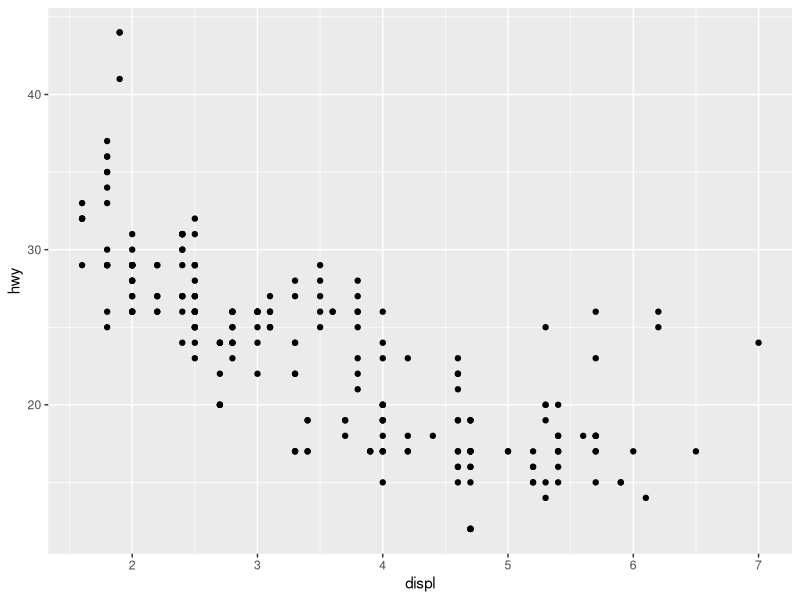
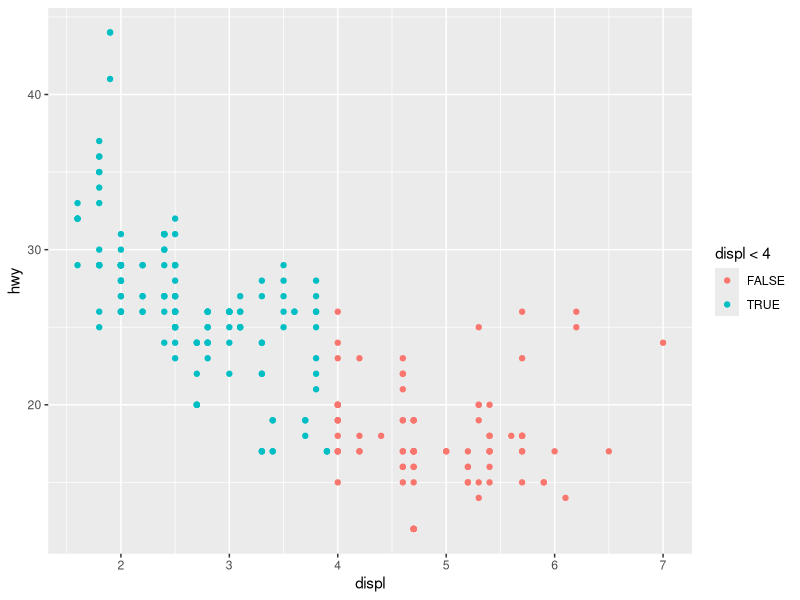
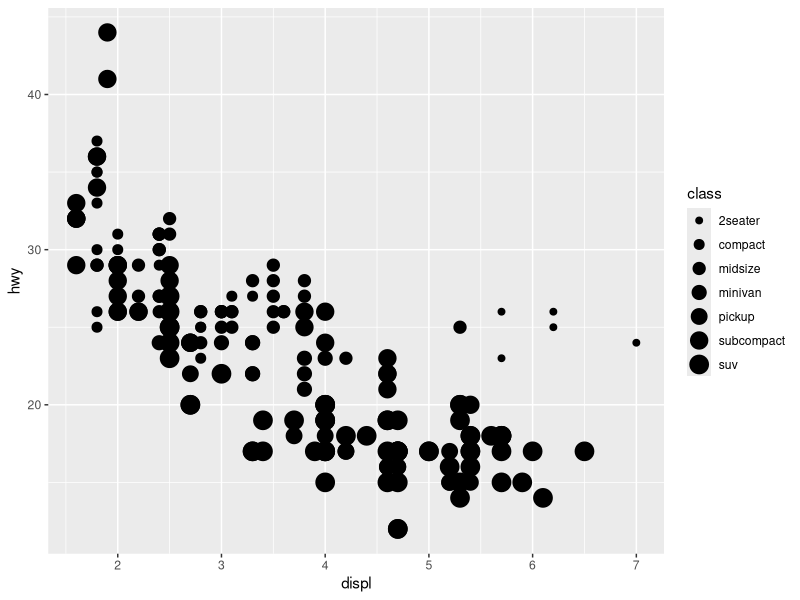
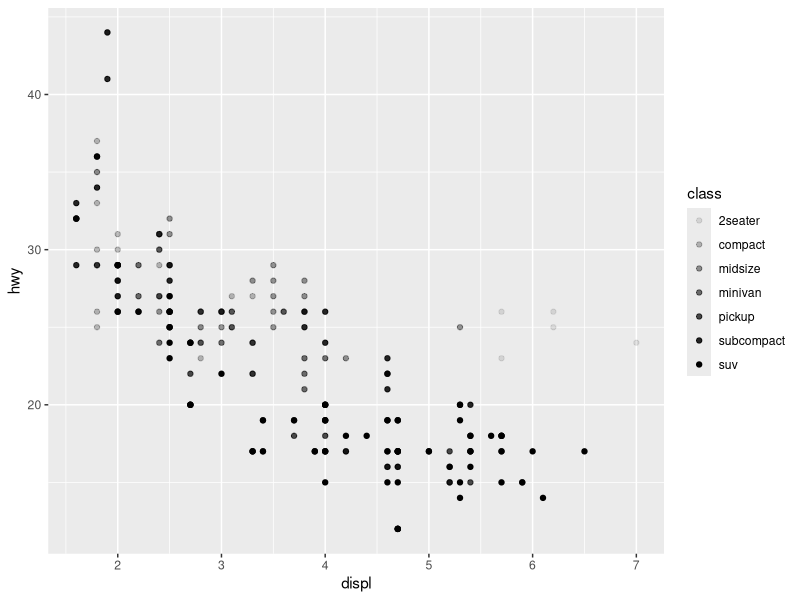
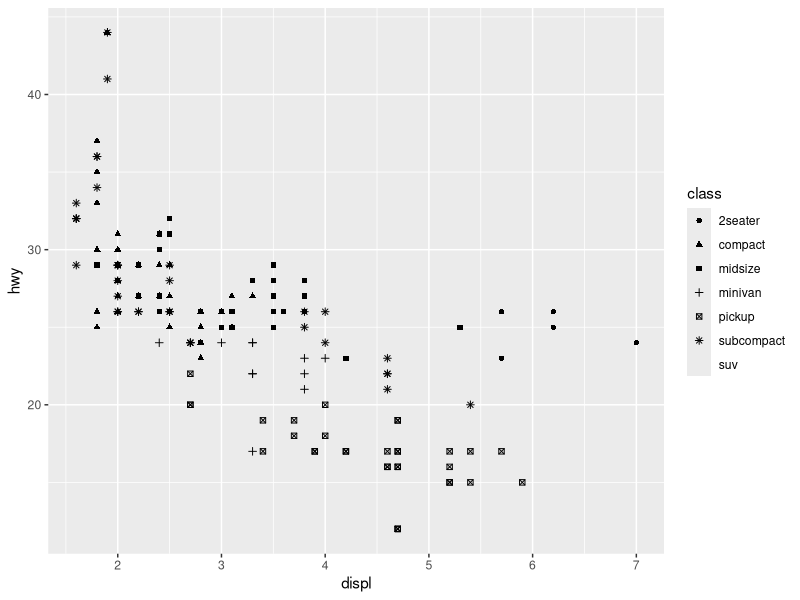
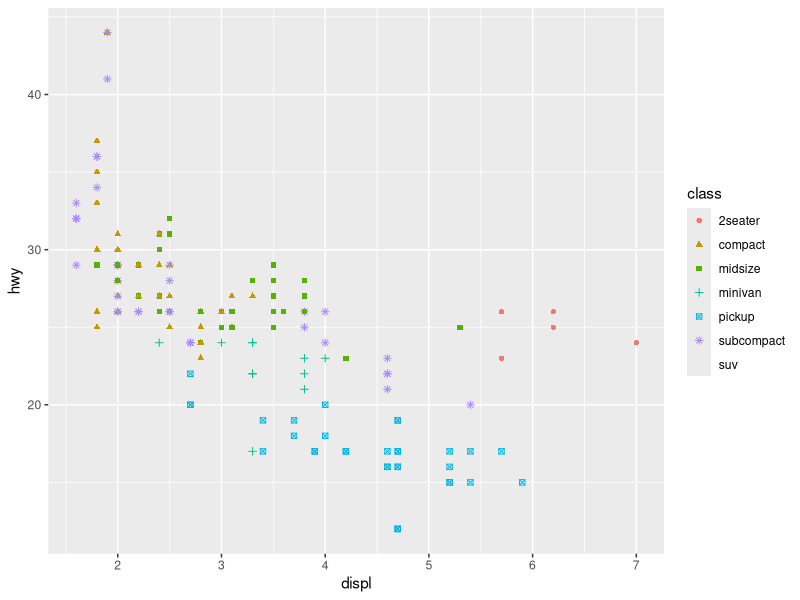
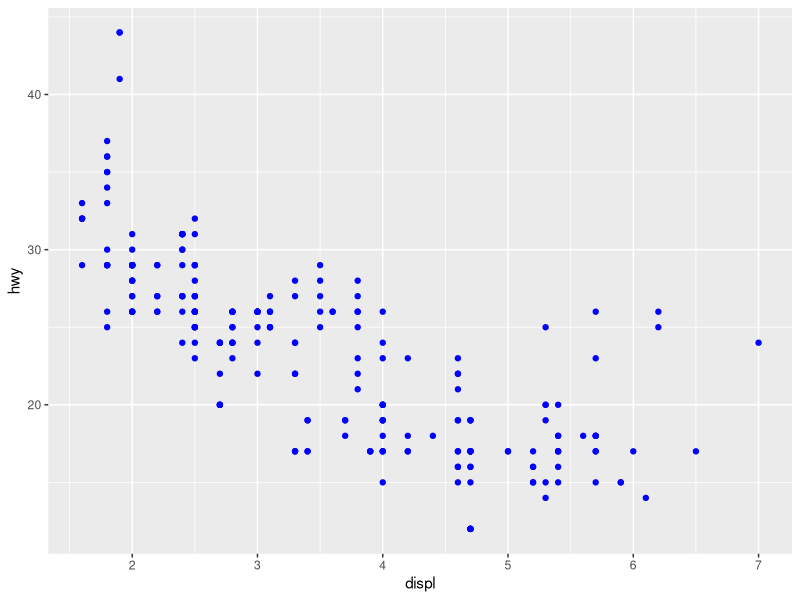
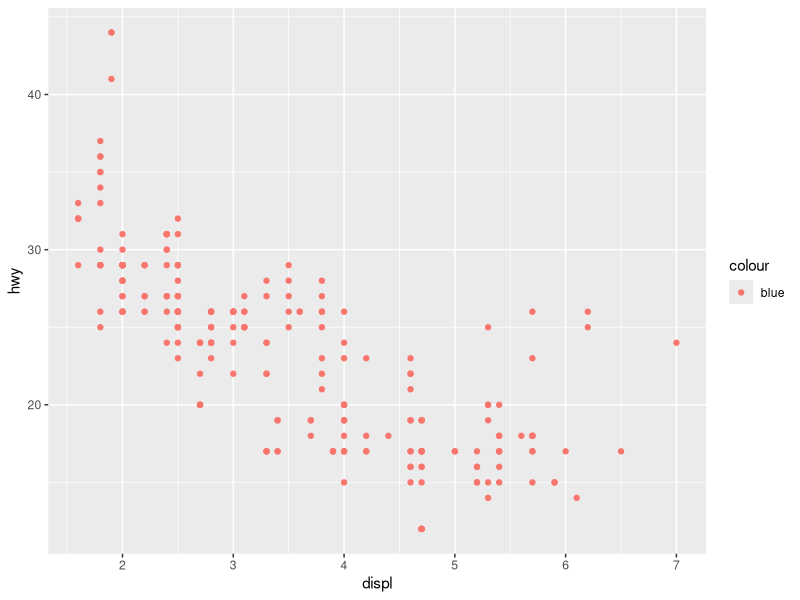

Write R code to recreate these figures, in order.
setwd("C://Users//sparital//Documents//R Workspace")

getwd()

library(tidyverse)

data(mpg)
summary(mpg)

head(mpg)
tail(mpg)

ggplot(data = mpg) + 
  geom_point(mapping = aes(x=displ, y = hwy))


ggplot(data = mpg) + 
  geom_point(mapping = aes(x=displ, y = hwy, color = displ < 4))

ggplot(data = mpg) + 
  geom_point(mapping = aes(x=displ, y = hwy, size = class))

ggplot(data= mpg) +
  geom_point(mapping = aes(x=displ, y=hwy, alpha = class))

ggplot(data = mpg) + 
  geom_point(mapping = aes(x=displ, y = hwy, shape = class))

ggplot(data = mpg) + 
  geom_point(mapping = aes(x=displ, y = hwy, color = class, shape = class))


ggplot(data = mpg) + 
  geom_point(mapping = aes(x = displ, y = hwy), color = "blue")


ggplot(data = mpg) + 
  geom_point(mapping = aes(x = displ, y = hwy,  color = "blue"))

summary(mpg)


    
    
ggplot(data = mpg) +
  geom_point(mapping = aes(x= displ, y= hwy)) +
  facet_wrap(~class, nrow = 3)



ggplot(data = mpg) +
  geom_point(mapping = aes(x= displ, y= hwy, color = class)) +
  facet_wrap(~hwy, nrow = 3)


ggplot(data = mpg) +
  geom_point(mapping = aes(x = displ, y = hwy, color = class)) +
  facet_grid(drv ~ cyl)

ggplot(data = mpg) + 
  geom_point(mapping = aes(x = drv, y = cyl))

ggplot(data = mpg) + 
  geom_point(mapping = aes(x = displ, y = hwy)) +
  facet_grid(drv ~ .)


ggplot(data = mpg) +
  geom_point(mapping = aes(x = displ, y = hwy, color = class)) +
  facet_grid(. ~cyl)

ggplot(data = mpg) + 
  geom_point(mapping = aes(x = displ, y = hwy)) + 
  facet_wrap(~ class, nrow = 2)



####3.6 Geometric Objects

ggplot(data = mpg) +
  geom_point(mapping = aes(x = displ, y= hwy, color = class))

## change the point plot to smooth
## Important point geom function we cannot use shape and the line do not have any shape,

ggplot(data = mpg) +
  geom_smooth(mapping = aes(x=displ, y= hwy))

## however we can use line type
ggplot(data = mpg) +
  geom_smooth(mapping = aes(x=displ, y = hwy, linetype = drv))


ggplot(data = mpg) +
  geom_smooth(mapping = aes(x=displ, y = hwy, group = drv))


ggplot(data = mpg) +
  geom_smooth(mapping = aes(x=displ, y = hwy, color = drv),
              show.legend = TRUE
  )

## To show multiple geoms in the same plot
ggplot(data = mpg) +
  geom_point(mapping = aes(x=displ, y = hwy, color = class)) +
  geom_smooth(mapping = aes( x=displ, y=hwy))

## Passing as parameters
ggplot(data=mpg, mapping = aes(x=displ, y=cty)) +
  geom_point()+
    geom_smooth()

# Overriding of parameters in the local geom function
ggplot(data=mpg, mapping = aes(x=displ, y=cty)) +
  geom_point(mapping = aes(color = class))+
  geom_smooth(data = filter(mpg, class == 'suv'), se = FALSE)


### 3.6.1 Exercises
## What geom would you use to draw a line chart? A boxplot? A histogram? An area chart?

ggplot(data= mpg) +
  geom_boxplot(mapping = aes(x= class, y =hwy, color = drv), outlier.color = "red")

?geom_boxplot
?geom_smooth
## 2.

ggplot(data = mpg, mapping = aes(x = displ, y = hwy, color = drv)) + 
  geom_point() + 
  geom_smooth(se = FALSE)

## 6 Recreate the R code to generate the graphs as prescribed in the text book

#6.1
ggplot(data= mpg, mapping = aes(x= displ, y= hwy)) +
  geom_point() +
  geom_smooth(se = FALSE)


#6.2
ggplot(data= mpg, mapping = aes(x= displ, y= hwy)) +
  geom_point() +
  geom_smooth(mapping = aes(group = drv) , se = FALSE)

#6.3
ggplot(data= mpg, mapping=aes(x= displ, y = hwy, color = drv)) +
  geom_point()+
  geom_smooth(mapping = aes (group =drv, color = drv), se = FALSE, legend = TRUE)

#6.4

ggplot(data= mpg, mapping=aes(x= displ, y = hwy, color = drv)) +
  geom_point()+
  geom_smooth( se = FALSE, legend = TRUE)

#6.5

ggplot(data= mpg, mapping=aes(x= displ, y = hwy)) +
  geom_point(mapping = aes(color = drv))+
  geom_smooth(mapping = aes(linetype = drv, color = "blue"),se = FALSE, legend = TRUE)



base1 <- ggplot(data = mpg, mapping = aes(x = displ, y = hwy, group=drv))
base1 + geom_point() + geom_smooth(se = FALSE)
base1 + geom_smooth(se = FALSE) + geom_point()
base2 <- ggplot(data = mpg, mapping = aes(x = displ, y = hwy))
base2 + geom_point(aes(colour = drv)) + geom_smooth(aes(colour = drv), se=FALSE)
base2 + geom_point(aes(colour = drv)) + geom_smooth(se=FALSE)
base2 + geom_point(aes(colour = drv)) + geom_smooth(aes(linetype=drv), se=FALSE)
base2 + geom_point(size = 4, colour = "white") + geom_point(aes(colour = drv))
